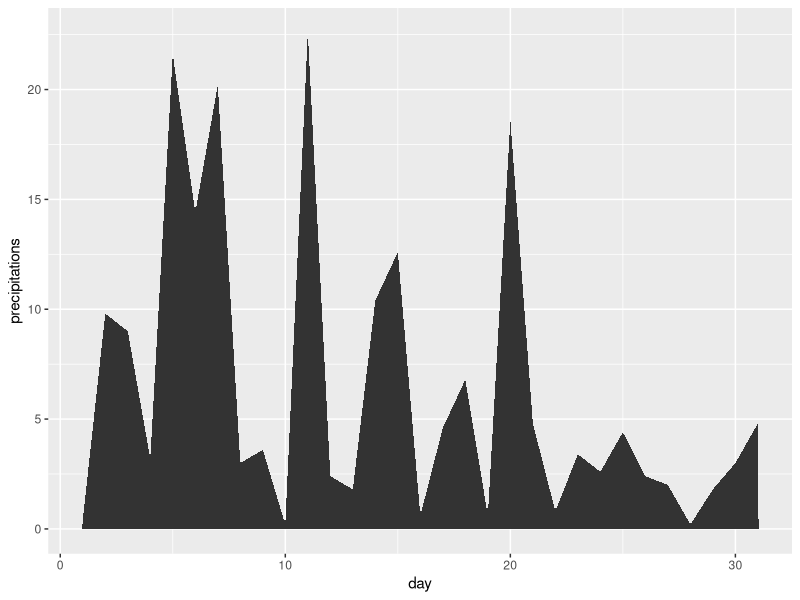
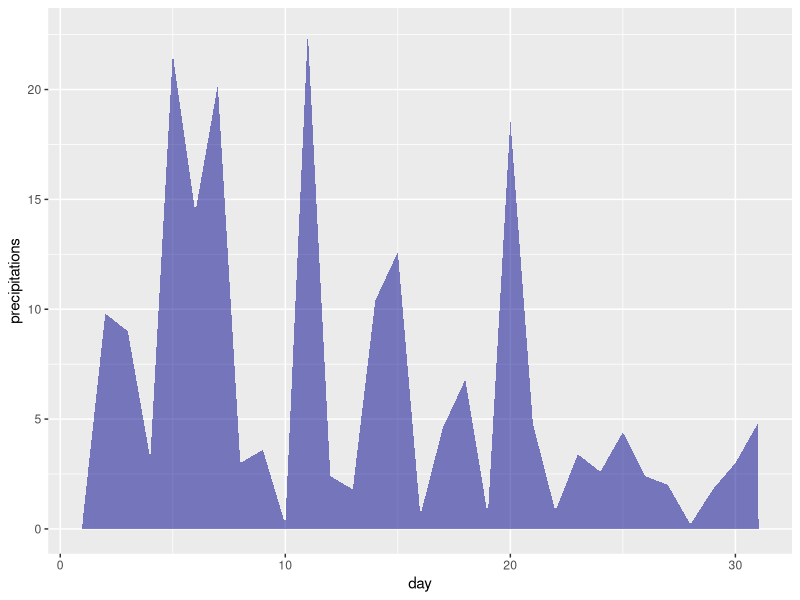
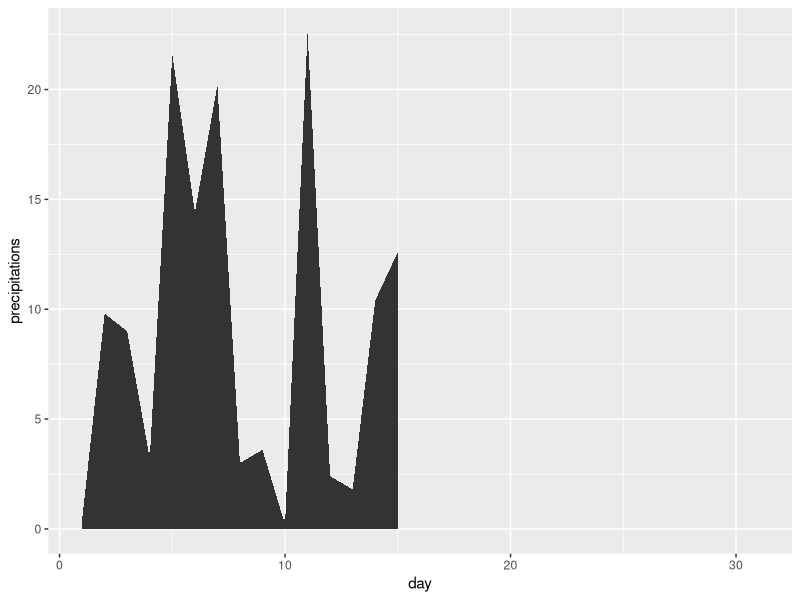
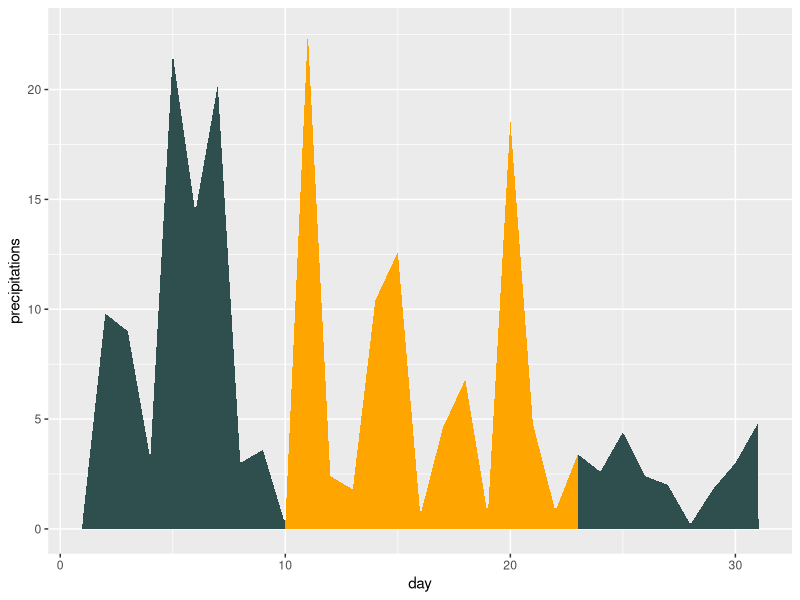

These figures' R source, in order:
## ---- chunk 1
knitr::opts_chunk$set(echo = TRUE, fig.align = "center")

# title: Creating an area plot
# author: jonathan
# revised: 17/3/2020

WEB <- c("https://bioceed.uib.no/dropfolder/bioSTATS/Rmd/Visualizing/Simple/area-plot.html")
GIT <- c("https://github.com/jonathansoule/biostats/blob/master/Visualizing/Simple/area-plot.Rmd")
library(ggplot2)
# variable 1
day <- 1:31
# variable 2
precipitations <- c(.4, 9.8, 9.0, 3.2, 21.6, 14.4, 20.2, 3.0, 3.6, 0.2, 22.6, 2.4, 1.8, 10.4, 12.6, .6, 4.6, 6.8, .6, 18.6, 4.8, .8, 3.4, 2.6, 4.4, 2.4, 2.0, .2, 1.8, 3.0, 4.8)
## ---- chunk 2
# dataframe
df <- data.frame(day, precipitations)
str(df)
## ---- chunk 3
ggplot(df, aes(day, precipitations)) +
  geom_area()
## ---- chunk 4
ggplot(df, aes(day, precipitations)) +
  geom_area(fill = "darkblue", alpha = .5)
## ---- chunk 5
ggplot(df, aes(day, precipitations)) +
  geom_area(aes(x = ifelse(day <= 15, day, NA))) +
  xlim(1, 31)
## ---- chunk 6
ggplot(df, aes(day, precipitations)) +
  geom_area(fill = "darkslategrey") +
  geom_area(aes(x = ifelse(day >= 10 & day <= 23, day, NA)), fill = "orange")
